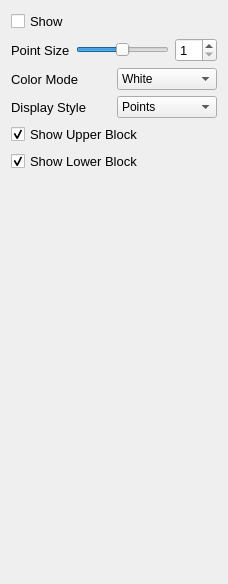
           <widget class="QWidget" name="velodynePage">
            <property name="geometry">
             <rect>
              <x>0</x>
              <y>0</y>
              <width>228</width>
              <height>584</height>
             </rect>
            </property>
            <attribute name="label">
             <string>Velodyne HDL-64E</string>
            </attribute>
            <layout class="QVBoxLayout" name="verticalLayout_2">
             <item>
              <widget class="QCheckBox" name="showVelodyne">
               <property name="minimumSize">
                <size>
                 <width>80</width>
                 <height>18</height>
                </size>
               </property>
               <property name="maximumSize">
                <size>
                 <width>173</width>
                 <height>16777215</height>
                </size>
               </property>
               <property name="font">
                <font>
                 <pointsize>10</pointsize>
                </font>
               </property>
               <property name="text">
                <string>Show</string>
               </property>
              </widget>
             </item>
             <item>
              <layout class="QHBoxLayout" name="horizontalLayout_13">
               <item>
                <widget class="QLabel" name="label_7">
                 <property name="font">
                  <font>
                   <pointsize>10</pointsize>
                  </font>
                 </property>
                 <property name="text">
                  <string>Point Size</string>
                 </property>
                </widget>
               </item>
               <item>
                <widget class="QSlider" name="velodynePointSizeSlider">
                 <property name="minimum">
                  <number>-18000</number>
                 </property>
                 <property name="maximum">
                  <number>18000</number>
                 </property>
                 <property name="singleStep">
                  <number>100</number>
                 </property>
                 <property name="pageStep">
                  <number>1000</number>
                 </property>
                 <property name="orientation">
                  <enum>Qt::Horizontal</enum>
                 </property>
                </widget>
               </item>
               <item>
                <widget class="QSpinBox" name="velodynePointSize">
                 <property name="font">
                  <font>
                   <pointsize>10</pointsize>
                  </font>
                 </property>
                 <property name="minimum">
                  <number>1</number>
                 </property>
                 <property name="maximum">
                  <number>10</number>
                 </property>
                </widget>
               </item>
              </layout>
             </item>
             <item>
              <layout class="QHBoxLayout" name="horizontalLayout_14">
               <item>
                <widget class="QLabel" name="label_14">
                 <property name="font">
                  <font>
                   <pointsize>10</pointsize>
                  </font>
                 </property>
                 <property name="text">
                  <string>Color Mode</string>
                 </property>
                </widget>
               </item>
               <item>
                <widget class="QComboBox" name="velodyneColorMode">
                 <item>
                  <property name="text">
                   <string>White</string>
                  </property>
                 </item>
                 <item>
                  <property name="text">
                   <string>Intensity</string>
                  </property>
                 </item>
                 <item>
                  <property name="text">
                   <string>Color1</string>
                  </property>
                 </item>
                 <item>
                  <property name="text">
                   <string>Color2</string>
                  </property>
                 </item>
                </widget>
               </item>
              </layout>
             </item>
             <item>
              <layout class="QHBoxLayout" name="horizontalLayout_15">
               <item>
                <widget class="QLabel" name="label_15">
                 <property name="font">
                  <font>
                   <pointsize>10</pointsize>
                  </font>
                 </property>
                 <property name="text">
                  <string>Display Style</string>
                 </property>
                </widget>
               </item>
               <item>
                <widget class="QComboBox" name="velodyneDisplayStyle">
                 <item>
                  <property name="text">
                   <string>Points</string>
                  </property>
                 </item>
                 <item>
                  <property name="text">
                   <string>Lines</string>
                  </property>
                 </item>
                </widget>
               </item>
              </layout>
             </item>
             <item>
              <widget class="QCheckBox" name="velodyneShowUpperBlock">
               <property name="minimumSize">
                <size>
                 <width>80</width>
                 <height>18</height>
                </size>
               </property>
               <property name="maximumSize">
                <size>
                 <width>173</width>
                 <height>16777215</height>
                </size>
               </property>
               <property name="font">
                <font>
                 <pointsize>10</pointsize>
                </font>
               </property>
               <property name="text">
                <string>Show Upper Block</string>
               </property>
               <property name="checked">
                <bool>true</bool>
               </property>
              </widget>
             </item>
             <item>
              <widget class="QCheckBox" name="velodyneShowLowerBlock">
               <property name="minimumSize">
                <size>
                 <width>80</width>
                 <height>18</height>
                </size>
               </property>
               <property name="maximumSize">
                <size>
                 <width>173</width>
                 <height>16777215</height>
                </size>
               </property>
               <property name="font">
                <font>
                 <pointsize>10</pointsize>
                </font>
               </property>
               <property name="text">
                <string>Show Lower Block</string>
               </property>
               <property name="checked">
                <bool>true</bool>
               </property>
              </widget>
             </item>
             <item>
              <spacer name="spacer">
               <property name="orientation">
                <enum>Qt::Vertical</enum>
               </property>
               <property name="sizeHint" stdset="0">
                <size>
                 <width>198</width>
                 <height>256</height>
                </size>
               </property>
              </spacer>
             </item>
            </layout>
           </widget>
